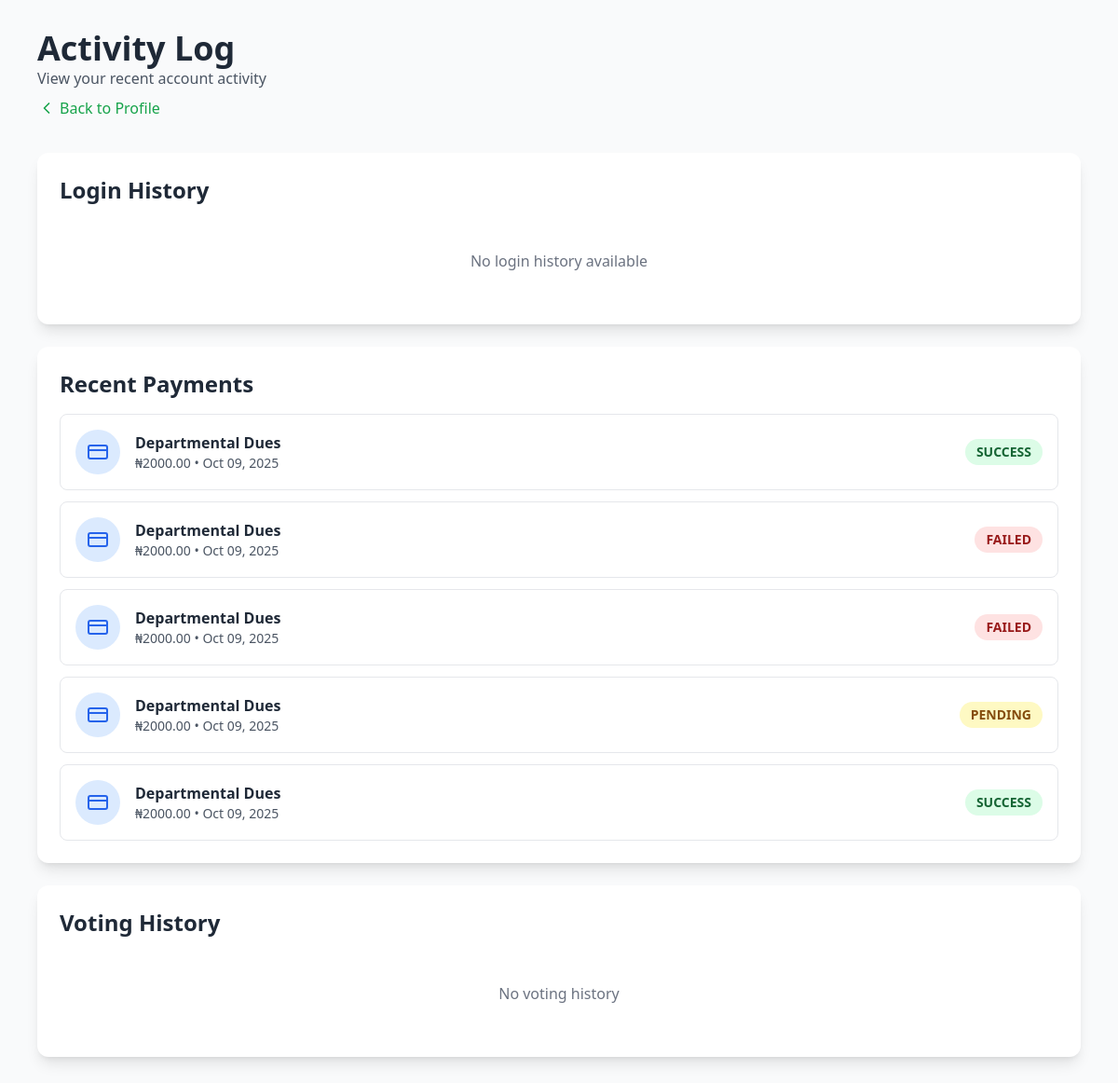
/profile/activity/ (signed in), run on the app's committed database.
### payments/models.py (models this page shows, shortened)
class Payment(models.Model):
    STATUS_CHOICES = [
        ('pending', 'Pending'),
        ('success', 'Success'),
        ('failed', 'Failed'),
        ('abandoned', 'Abandoned'),
    ]
    user = models.ForeignKey(User, on_delete=models.CASCADE, related_name='payments')
    payment_type = models.ForeignKey(PaymentType, on_delete=models.SET_NULL, null=True)
    reference = models.CharField(max_length=100, unique=True, default=uuid.uuid4)
    amount = models.DecimalField(max_digits=10, decimal_places=2)
    status = models.CharField(max_length=20, choices=STATUS_CHOICES, default='pending')
    gateway_response = models.JSONField(null=True, blank=True)
    transaction_date = models.DateTimeField(null=True, blank=True)
    email = models.EmailField()
    phone = models.CharField(max_length=20, blank=True)
    created_at = models.DateTimeField(auto_now_add=True)
    updated_at = models.DateTimeField(auto_now=True)
    class Meta:
        ordering = ['-created_at']
        indexes = [
            models.Index(fields=['reference']),
            models.Index(fields=['status']),
        ]

class PaymentType(models.Model):
    name = models.CharField(max_length=100)
    description = models.TextField()
    amount = models.DecimalField(max_digits=10, decimal_places=2)
    is_active = models.BooleanField(default=True)
    created_at = models.DateTimeField(auto_now_add=True)
    class Meta:
        ordering = ['-created_at']

### App/views.py (the view)
# urls.py: path('profile/activity/', views.activity_log, name='activity_log'),
@login_required
def activity_log(request):
    login_history = LoginHistory.objects.filter(user=request.user)[:20]
    from payments.models import Payment
    payments = Payment.objects.filter(user=request.user).order_by('-created_at')[:10]
    try:
        from voting.models import Vote
        votes = Vote.objects.filter(voter=request.user).select_related('candidate', 'candidate__position').order_by('-timestamp')[:10]
    except:
        votes = []
    context = {
        'login_history': login_history,
        'payments': payments,
        'votes': votes,
    }
    return render(request, 'profile/activity_log.html', context)

### App/templates/profile/activity_log.html (shortened to what this page needs)
<!DOCTYPE html>
<html lang="en">
<head>
    <script src="https://cdn.tailwindcss.com"></script>
</head>
<body class="bg-gray-50 min-h-screen">
    <div class="container mx-auto px-4 py-8 max-w-6xl">
        <div class="mb-8">
            <h1 class="text-4xl font-bold text-gray-800">Activity Log</h1>
            <p class="text-gray-600">View your recent account activity</p>
            <a href="{% url 'profile_view' %}" class="text-green-600 hover:text-green-700 font-medium inline-flex items-center mt-2">
                <svg xmlns="http://www.w3.org/2000/svg" width="20" height="20" viewBox="0 0 24 24" fill="none" stroke="currentColor" stroke-width="2" stroke-linecap="round" stroke-linejoin="round" class="mr-1"><path d="m15 18-6-6 6-6"/></svg>
                Back to Profile
            </a>
        </div>
        <div class="space-y-6">
            <div class="bg-white rounded-xl shadow-lg p-6">
                <h2 class="text-2xl font-bold text-gray-800 mb-4">Login History</h2>
                {% if login_history %}
                <div class="space-y-3">
                    {% for login in login_history %}
                    <div class="flex items-center justify-between p-4 border border-gray-200 rounded-lg">
                        <div class="flex items-center">
                            <div class="w-12 h-12 bg-green-100 rounded-full flex items-center justify-center mr-4">
                                <svg xmlns="http://www.w3.org/2000/svg" width="24" height="24" viewBox="0 0 24 24" fill="none" stroke="currentColor" stroke-width="2" stroke-linecap="round" stroke-linejoin="round" class="text-green-600"><path d="M15 3h4a2 2 0 0 1 2 2v14a2 2 0 0 1-2 2h-4"/><polyline points="10 17 15 12 10 7"/><line x1="15" x2="3" y1="12" y2="12"/></svg>
                            </div>
                            <div>
                                <p class="font-semibold text-gray-800">{{ login.ip_address }}</p>
                                <p class="text-sm text-gray-600">{{ login.login_time|date:"M d, Y g:i A" }}</p>
                            </div>
                        </div>
                        {% if login.is_active %}
                        <span class="px-3 py-1 bg-green-100 text-green-800 text-sm font-semibold rounded-full">Active</span>
                        {% else %}
                        <span class="px-3 py-1 bg-gray-100 text-gray-600 text-sm font-semibold rounded-full">Inactive</span>
                        {% endif %}
                    </div>
                    {% endfor %}
                </div>
                {% else %}
                <p class="text-gray-500 text-center py-8">No login history available</p>
                {% endif %}
            </div>
            <div class="bg-white rounded-xl shadow-lg p-6">
                <h2 class="text-2xl font-bold text-gray-800 mb-4">Recent Payments</h2>
                {% if payments %}
                <div class="space-y-3">
                    {% for payment in payments %}
                    <div class="flex items-center justify-between p-4 border border-gray-200 rounded-lg">
                        <div class="flex items-center">
                            <div class="w-12 h-12 bg-blue-100 rounded-full flex items-center justify-center mr-4">
                                <svg xmlns="http://www.w3.org/2000/svg" width="24" height="24" viewBox="0 0 24 24" fill="none" stroke="currentColor" stroke-width="2" stroke-linecap="round" stroke-linejoin="round" class="text-blue-600"><rect width="20" height="14" x="2" y="5" rx="2"/><line x1="2" x2="22" y1="10" y2="10"/></svg>
                            </div>
                            <div>
                                <p class="font-semibold text-gray-800">{{ payment.payment_type.name }}</p>
                                <p class="text-sm text-gray-600">₦{{ payment.amount }} • {{ payment.created_at|date:"M d, Y" }}</p>
                            </div>
                        </div>
                        <span class="px-3 py-1 {% if payment.status == 'success' %}bg-green-100 text-green-800{% elif payment.status == 'failed' %}bg-red-100 text-red-800{% else %}bg-yellow-100 text-yellow-800{% endif %} text-sm font-semibold rounded-full uppercase">
                            {{ payment.status }}
                        </span>
                    </div>
                    {% endfor %}
                </div>
                {% else %}
                <p class="text-gray-500 text-center py-8">No payment history</p>
                {% endif %}
            </div>
            <div class="bg-white rounded-xl shadow-lg p-6">
                <h2 class="text-2xl font-bold text-gray-800 mb-4">Voting History</h2>
                {% if votes %}
                <div class="space-y-3">
                    {% for vote in votes %}
                    <div class="flex items-center justify-between p-4 border border-gray-200 rounded-lg">
                        <div class="flex items-center">
                            <div class="w-12 h-12 bg-purple-100 rounded-full flex items-center justify-center mr-4">
                                <svg xmlns="http://www.w3.org/2000/svg" width="24" height="24" viewBox="0 0 24 24" fill="none" stroke="currentColor" stroke-width="2" stroke-linecap="round" stroke-linejoin="round" class="text-purple-600"><path d="m18 10-6-8-6 8"/><path d="M12 2v20"/><path d="M12 14h6a2 2 0 0 1 2 2v2a2 2 0 0 1-2 2h-6a2 2 0 0 1-2-2v-2a2 2 0 0 1 2-2z"/></svg>
                            </div>
                            <div>
                                <p class="font-semibold text-gray-800">{{ vote.candidate.position.get_name_display }}</p>
                                <p class="text-sm text-gray-600">{{ vote.candidate.position.election.title }} • {{ vote.timestamp|date:"M d, Y" }}</p>
                            </div>
                        </div>
                        <span class="px-3 py-1 bg-green-100 text-green-800 text-sm font-semibold rounded-full">Voted</span>
                    </div>
                    {% endfor %}
                </div>
                {% else %}
                <p class="text-gray-500 text-center py-8">No voting history</p>
                {% endif %}
            </div>
        </div>
    </div>
</body>
</html>

### data on the page
Payment: payment_type.name "Departmental Dues", amount "2000.00", created_at "Oct 09, 2025", status "SUCCESS"
Payment: payment_type.name "Departmental Dues", amount "2000.00", created_at "Oct 09, 2025", status "FAILED"
Payment: payment_type.name "Departmental Dues", amount "2000.00", created_at "Oct 09, 2025", status "FAILED"
Payment: payment_type.name "Departmental Dues", amount "2000.00", created_at "Oct 09, 2025", status "PENDING"
Payment: payment_type.name "Departmental Dues", amount "2000.00", created_at "Oct 09, 2025", status "SUCCESS"
